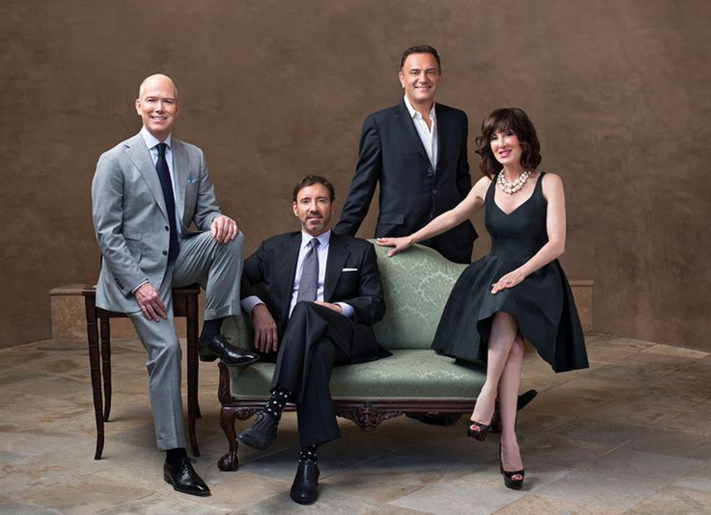
#> input picture faces3.jpg, 1421 x 1029 px, given in place of pos1.jpg, which was not available (shown at 1/2 size)
$ jupyter execute --allow-errors FaceAndObjectDetection.ipynb   (text cells are left out)
#> lines starting #> are read from the running program, lines starting #| are printed output that depends on the picture; after the words box and inside, x2 and y2 are one past the last pixel; in counts of white or black regions, pixels touching at a corner belong together; pictures that were not available may be replaced by others from this repository, and a replacement may not be noted
[cell 1]
import numpy as np
import matplotlib.pyplot as plt

[cell 2]
#we will only use:  scipy.ndimage.correlate
from scipy import ndimage as nd
import numpy as np

def mygradient(image):
    """
    This function takes a grayscale image and returns two arrays of the
    same size, one containing the magnitude of the gradient, the second
    containing the orientation of the gradient.


    Parameters
    ----------
    image : 2D float array of shape HxW
         An array containing pixel brightness values

    Returns
    -------
    mag : 2D float array of shape HxW
        gradient magnitudes

    ori : 2Dfloat array of shape HxW
        gradient orientations in radians
    """
    #create [2,1] & [1,2] filters that go through the array
    x_filter = [[-1,1]]
    y_filter = [[-1],[1]]
    x_diff = nd.correlate(image, x_filter, mode='nearest')
    y_diff = nd.correlate(image, y_filter, mode='nearest')

    x_diff_sqrd = x_diff*x_diff
    y_diff_sqrd = y_diff*y_diff

    sumOfXYDiffSqrd = x_diff_sqrd + y_diff_sqrd

    mag = np.sqrt(sumOfXYDiffSqrd)

    #mag = generic_gradient_magnitude(a, sobel)
    '''
    h,w = image.shape
    dx_image = image[:,1:w-1] - image[:,0:w-2]
    dy_image = image[1:h-1,:] - image[0:h-2,:]
    '''
    ori = np.arctan(y_diff/(x_diff+0.00001))

    # your code goes here

    return (mag,ori)

[cell 3]
#
# Demonstrate your mygradient function here by loading in a grayscale
# image, calling mygradient, and visualizing the resulting magnitude
# and orientation images. For visualizing orientation image, I suggest
# using the hsv or twilight colormap.
#
import matplotlib.pyplot as plt
import numpy as np

#coloredImg = plt.imread("assignment4_files/images/faces/faces1.jpg")
'''
if (coloredImg.dtype == np.uint8):
    coloredImg = coloredImg.astype(float) / 256

image = (coloredImg[:,:,0] + coloredImg[:,:,1] + coloredImg[:,:,2])/3
'''
#plt.imshow(coloredImg)
#plt.show()

[yy,xx] = np.mgrid[-40:40,-40:40]
im = np.array((xx*xx+yy*yy<=30*30),dtype=float)

(mag,ori) = mygradient(im)

plt.imshow(mag)
plt.show()
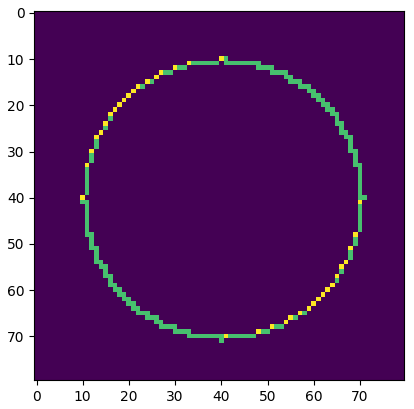
#> figure drawn by matplotlib, 1 panel

plt.imshow(ori, cmap=plt.cm.hsv)
plt.show()
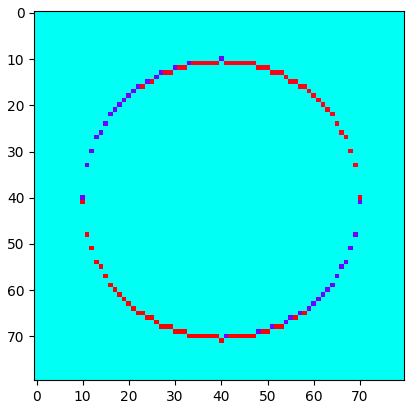
#> figure drawn by matplotlib, 1 panel

#visualize results.

[cell 4]
#we will only use:  ski.util.view_as_windows for computing hog descriptor
import skimage as ski
import math
def hog(image,bsize=8,norient=9):

    """
    This function takes a grayscale image and returns a 3D array
    containing the histogram of gradient orientations descriptor (HOG)
    We follow the convention that the histogram covers gradients starting
    with the first bin at -pi/2 and the last bin ending at pi/2.

    Parameters
    ----------
    image : 2D float array of shape HxW
         An array containing pixel brightness values

    bsize : int
        The size of the spatial bins in pixels, defaults to 8

    norient : int
        The number of orientation histogram bins, defaults to 9

    Returns
    -------
    ohist : 3D float array of shape (H/bsize,W/bsize,norient)
        edge orientation histogram

    """
#> called with bsize = 8, norient = 9

    # determine the size of the HOG descriptor

    (h,w) = image.shape
 #   print("h:", str(h))
  #  print("w:", str(w))
    h2 = int(np.ceil(h/float(bsize))) #height of the returning 3d array rounded UP to the nearest int
    w2 = int(np.ceil(w/float(bsize))) #width of the returning 3d array rounded UP to the nearest int
    ohist = np.zeros((h2,w2,norient)) #this will just be height x width x 9
   # print("h2:", str(h2))
  #  print("w2:", str(w2))

    # pad the input image on right and bottom as needed so that it
    # is a multiple of bsize
    #pw = (0,...)
    pw = (0, (w2*bsize)-w)
   # print("pw:", str(pw))
    #ph = (0,...)
    ph = (0, h2*bsize-h)
   # print("ph:", str(ph))

    #image = np.pad(image,(ph,pw),'symmetric')
    image = np.pad(image,(ph,pw),'edge')
    # [7 lines of commented-out code are left out]
    assert(image.shape==(h2*bsize,w2*bsize))

    # compute image gradients
    (mag,ori) = mygradient(image)

    # choose a threshold which is 10% of the maximum gradient magnitude in the image
    maxGradMag = np.amax(mag)
    #print("max gradient magnitude in image: ", str(maxGradMag))
    #thresh = ...
    thresh = 0.10*maxGradMag #thresh is now a float that is 10% of the the maximum gradient magnitude in our image
    #print("10% of that magnitude", str(thresh))

    # separate out pixels into orientation channels, dividing the range of orientations
    # [-pi/2,pi/2] into norient equal sized bins and count how many fall in each block
    # as a sanity check, make sure every pixel gets assigned to at most 1 bin.
    bincount = np.zeros((h2*bsize,w2*bsize))
    for i in range(norient):
        #create a binary image containing 1s for pixels at the ith
        #orientation where the magnitude is above the threshold.

        B = np.zeros(mag.shape)
        #B = ...
        #we need to check if the orientation is in the right bin here?
        for j in range(len(mag)):
            for k in range(len(mag[0])):
                if mag[j,k] > thresh:
                    if(i == 0 and ori[j,k] == ((-math.pi)/2)):
                        B[j,k] = 1
                    if ori[j,k] > ((-math.pi)/2)+((math.pi)/9)*i and ori[j,k] <= ((-math.pi)/2)+((math.pi)/9)*(i+1):
                        B[j,k] = 1


        #sanity check
        bincount = bincount + B
        #print("bincount:")
        #print(bincount)

        #pull out non-overlapping bsize x bsize blocks
        chblock = ski.util.view_as_windows(B,(bsize,bsize),step=bsize)
        #print(chblock)

        #sum up the count for each block and store the results
        #...
        #ohist[:,:,i] = ...
        temp = np.zeros((h2,w2))
        for m in range(chblock.shape[0]):
            for n in range(chblock.shape[1]):
                temp[m,n] = np.sum(chblock[m,n])

        ohist[:,:,i] = temp

    #print(ohist)
    assert(np.all(bincount<=1))

    # lastly, normalize the histogram so that the sum along the orientation dimension is 1
    # note: don't divide by 0! If there are no edges in a block (i.e. the sum of counts
    # is 0) then your code should leave all the values as zero.
    for i in range(ohist.shape[0]):
        for j in range(ohist.shape[1]):
            sumOfHist = 0
            for k in range(ohist.shape[2]):
                sumOfHist += ohist[i,j,k]
            for k in range(ohist.shape[2]):
                if sumOfHist == 0:
                    #do nothing
                    ohist[i,j,k] = 0
                else:
                    ohist[i,j,k] = ohist[i,j,k]/sumOfHist

    #print("ohist")
    #print(ohist)

    #...


    assert(ohist.shape==(h2,w2,norient))

    return ohist

[cell 5]
#provided function for visualizing hog descriptors
import hogvis as hogvis

#
# generate a simple test image... a 80x80 image
# with a circle of radius 30 in the center
#
[yy,xx] = np.mgrid[-44:44,-44:44]
im = np.array((xx*xx+yy*yy<=30*30),dtype=float)

hogDescriptor = hog(im)
#
# display the image and the output of hogvis
#
#... = hogvis.hogvis(...)
#> (the rest of this cell did not finish here and is left out)

[cell 6]
#we will only use:  scipy.ndimage.correlate
from scipy import ndimage

# [100 lines left out: function detect, not called in this run]

[cell 7]
import matplotlib.patches as patches

# [43 lines left out: function plot_detections, not called in this run]

[cell 8]
#
# sketch of some simple test code, modify as needed
#


#create a synthetic image
[yy,xx] = np.mgrid[-40:40,-40:40]
im1 = np.array((xx*xx+yy*yy<=30*30),dtype=float)
[yy,xx] = np.mgrid[-60:20,-60:20]
im2 = np.array((xx*xx+yy*yy<=25*25),dtype=float)
im = 0.5*im1+0.5*im2

#compute feature map with default parameters
fmap = hog(im)

#extract a 3x3 template
template = fmap[1:4,1:4,:]
#> (the rest of this cell did not finish here and is left out)

[cell 9]
def learn_template(posfiles,negfiles,tsize=np.array([16,16]),bsize=8,norient=9):
    """
    This function takes a list of positive images that contain cropped
    examples of an object + negative files containing cropped background
    and a template size. It produces a HOG template and generates visualization
    of the examples and template

    Parameters
    ----------
    posfiles : list of str
         Image files containing cropped positive examples

    negfiles : list of str
        Image files containing cropped negative examples

    tsize : (int,int)
        The height and width of the template in blocks

    Returns
    -------
    template : float array of size tsize x norient
        The learned HOG template

    """
#> called with tsize = array of shape (2,), bsize = 8, norient = 9

    #compute the template size in pixels
    #corresponding to the specified template size (given in blocks)
    tsize_pix=bsize*tsize

    #figure to show positive training examples
    fig1 = plt.figure()
    pltct = 1

    #accumulate average positive and negative templates
    pos_t = np.zeros((tsize[0],tsize[1],norient),dtype=float)
    for file in posfiles:
        #load in a cropped positive example
        img = plt.imread(file)
#> img is the input picture: shape (1029, 1421, 3); mean R, G, B 93.2, 81.2, 74.8

        #convert to grayscale and resize to fixed dimension tsize_pix
        #using skimage.transform.resize if needed.

        if (img.dtype == np.uint8):
            img = img.astype(float) / 256

        img = (img[:,:,0] + img[:,:,1] + img[:,:,2])/3
#> img: shape (1029, 1421) float64

        img = ski.transform.resize(img, tsize_pix)
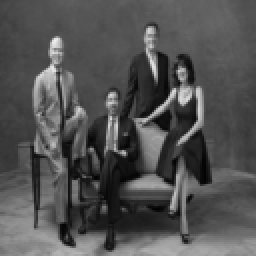
#> img: shape (128, 128) float64 (shown 2 times larger); min 0.0105, max 0.939, mean 0.324

        #display the example. if you want to train with a large # of examples,
        #you may want to modify this, e.g. to show only the first 5.
        ax = fig1.add_subplot(len(posfiles),1,pltct)
        ax.imshow(img,cmap=plt.cm.gray)
        pltct = pltct + 1

        #extract feature
        fmap = hog(img,bsize,norient)
#> call 3 of hog, with bsize = 8, norient = 9
#> in mygradient (call 4), `x_diff = nd.correlate(image, x_filter, mode='nearest')`:
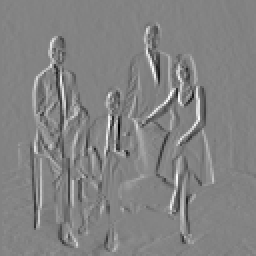
#> x_diff: shape (128, 128) float64 (shown 2 times larger); min -0.541, max 0.512, mean 9.1e-05; drawn with min black and max white
#> in mygradient (call 4), `y_diff = nd.correlate(image, y_filter, mode='nearest')`:
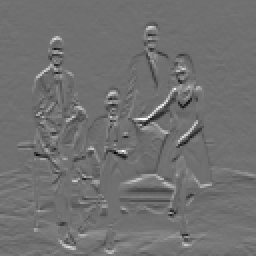
#> y_diff: shape (128, 128) float64 (shown 2 times larger); min -0.423, max 0.536, mean 0.00197; drawn with min black and max white
#> in mygradient (call 4), `sumOfXYDiffSqrd = x_diff_sqrd + y_diff_sqrd`:
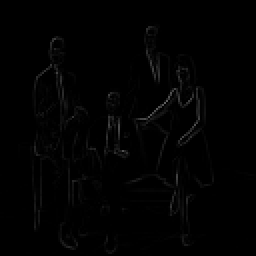
#> sumOfXYDiffSqrd: shape (128, 128) float64 (shown 2 times larger); min 0, max 0.374, mean 0.00839
#> in mygradient (call 4), `mag = np.sqrt(sumOfXYDiffSqrd)`:
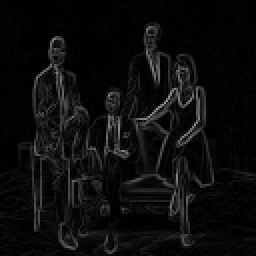
#> mag: shape (128, 128) float64 (shown 2 times larger); min 0, max 0.612, mean 0.0508
#> in mygradient (call 4), `ori = np.arctan(y_diff/(x_diff+0.00001))`:
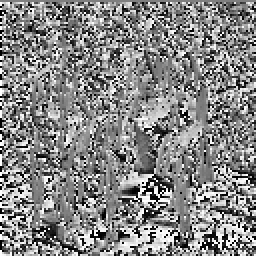
#> ori: shape (128, 128) float64 (shown 2 times larger); min -1.57, max 1.57, mean 0.0876; drawn with min black and max white
#> in hog (call 3), `maxGradMag = np.amax(mag)`: maxGradMag = 0.612
#> in hog (call 3), `thresh = 0.10*maxGradMag`: thresh = 0.0612
#> after the loop in hog (call 3), `for i in range(norient):`:
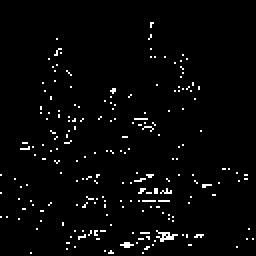
#> B: shape (128, 128) float64 (shown 2 times larger); values 0 (black) and 1 (white), 2.5% white in thin lines or dots, all inside (x1, y1, x2, y2) = (0, 11, 127, 127)
#> after the loop in hog (call 3), `for i in range(norient):`:
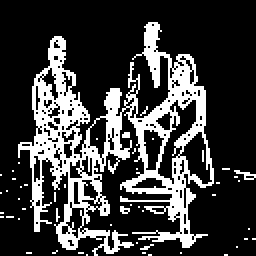
#> bincount: shape (128, 128) float64 (shown 2 times larger); values 0 (black) and 1 (white), 23.8% white; 50 white regions (48 under 20 px), largest, box (x1, y1, x2, y2) and area: (9, 11, 107, 128) 3755, (117, 85, 128, 90) 23

        #compute running average (just sum)
        pos_t = pos_t + fmap

    pos_t = (1/len(posfiles))*pos_t
    fig1.show()

    # repeat same process for negative examples
    fig2 = plt.figure()
    pltct = 1
    neg_t = np.zeros((tsize[0],tsize[1],norient),dtype=float)
    for file in negfiles:

        img = plt.imread(file)
        #convert to grayscale and resize to fixed dimension tsize_pix
        #using skimage.transform.resize if needed.
        if (img.dtype == np.uint8):
            img = img.astype(float) / 256
        img = (img[:,:,0] + img[:,:,1] + img[:,:,2])/3
        img = ski.transform.resize(img, tsize_pix)

        ax = fig2.add_subplot(len(negfiles),1,pltct)
        ax.imshow(img,cmap=plt.cm.gray)
        pltct = pltct + 1

        #extract feature
        fmap = hog(img,bsize,norient)

        #compute running average (just sum)
        neg_t = neg_t + fmap


    neg_t = (1/len(negfiles))*neg_t
    fig2.show()
    plt.show()

    # add code here to visualize the positive and negative parts of the template
    # using hogvis. you should separately visualize pos_t and neg_t rather than
    # the final tempalte.
    imgp = hogvis.hogvis(pos_t)
    print("HOG descriptor version of pos_t:")
    plt.imshow(imgp)
    plt.show()
    imgn = hogvis.hogvis(neg_t)
    print("HOG descriptor version of neg_t:")
    plt.imshow(imgn)
    plt.show()

    # now construct our template as the average positive minus average negative
    template = pos_t - neg_t

    img = hogvis.hogvis(template)
    print("HOG descriptor version of template:")
    plt.imshow(img)
    plt.show()


    return template

[cell 10]
# assume template is 16x16 blocks, you may want to adjust this
# for objects of different size or aspect ratio.
# compute image a template size
bsize=8
tsize=np.array([16,16])  #height and width in blocks
tsize_pix = bsize*tsize  #height and width in pixels
posfiles = ('pos1.jpg','pos2.jpg','pos3.jpg','pos4.jpg','pos5.jpg')
negfiles = ('neg1.jpg','neg2.jpg','neg3.jpg','neg4.jpg','neg5.jpg')


# call learn_template to learn and visualize the template and training data
#> (the rest of this cell did not finish here and is left out)

[cell 11]
# assume template is 16x16 blocks, you may want to adjust this
# for objects of different size or aspect ratio.
# compute image a template size
bsize=8
#> bsize = 8
tsize=np.array([16,16])  #height and width in blocks
tsize_pix = bsize*tsize  #height and width in pixels
#> tsize_pix = [128, 128]
posfiles = ('pos6.jpg','pos7.jpg')
negfiles = ('neg6.jpg','neg7.jpg','neg8.jpg','neg9.jpg','neg10.jpg')


# call learn_template to learn and visualize the template and training data
#> (the rest of this cell did not finish here and is left out)


# call detect on one or more test images, visualizing the result with the plot_detections function

img = plt.imread('assignment4_files/images/signs/test0.jpg')
if (img.dtype == np.uint8):
    img = img.astype(float) / 256

    img = (img[:,:,0] + img[:,:,1] + img[:,:,2])/3

detections = detect(img, template, 1)
plot_detections(img,detections,tsize_pix)

img = plt.imread('assignment4_files/images/signs/test4.jpg')
if (img.dtype == np.uint8):
    img = img.astype(float) / 256

    img = (img[:,:,0] + img[:,:,1] + img[:,:,2])/3

detections = detect(img, template, 1)
plot_detections(img,detections,tsize_pix)

img = plt.imread('assignment4_files/images/signs/test3.jpg')
if (img.dtype == np.uint8):
    img = img.astype(float) / 256

    img = (img[:,:,0] + img[:,:,1] + img[:,:,2])/3

detections = detect(img, template, 1)
plot_detections(img,detections,tsize_pix)
